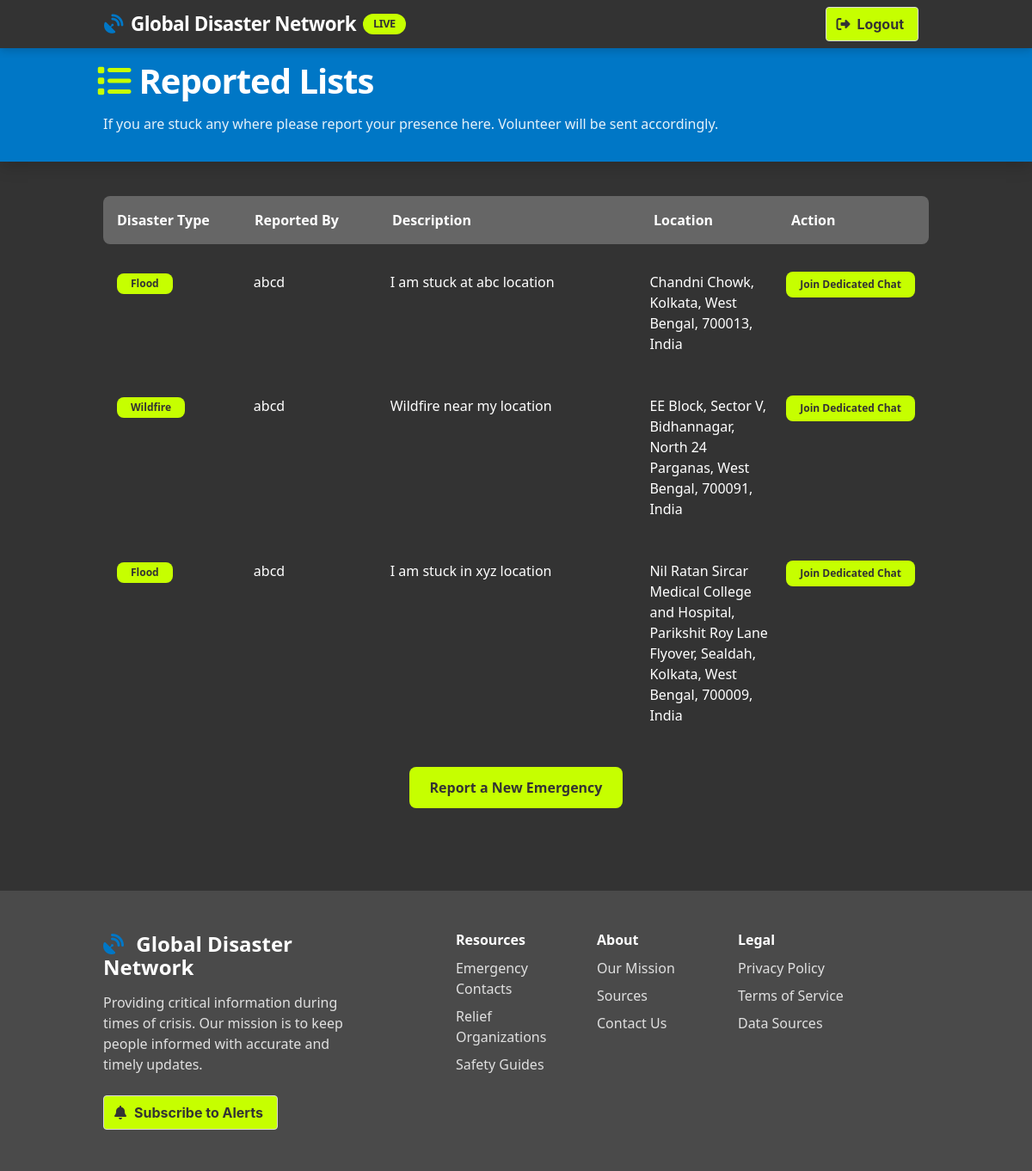
The page /community/report-list/ (signed in) on the database as committed earlier.
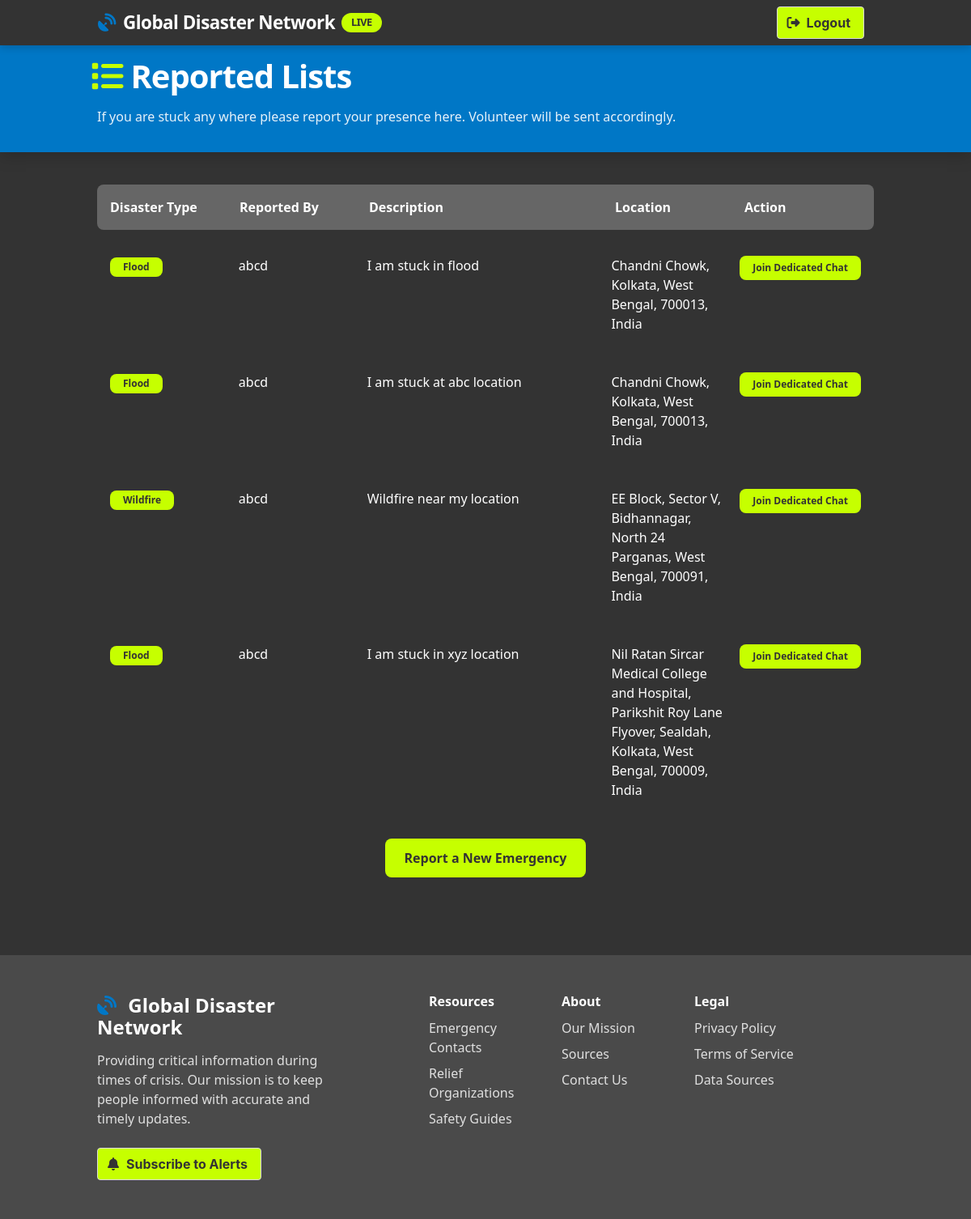
The same page on the database as committed later.
### community/models.py (models this page shows, shortened)
class EmergencyReport(models.Model):
    DISASTER_TYPES = (
        ('flood', 'Flood'),
        ('wildfire', 'Wildfire'),
        ('storm', 'Storm'),
        ('earthquake', 'Earthquake'),
        ('volcanic_eruption', 'Volcanic Eruption'),
        ('drought', 'Drought'),
    )
    user = models.ForeignKey(User, on_delete=models.CASCADE)
    disaster_type = models.CharField(max_length=50, choices=DISASTER_TYPES)
    description = models.TextField()
    location = models.CharField(max_length=255, null=True, blank=True)  # Manually entered location
    latitude = models.FloatField(null=True, blank=True)  # Live location latitude
    longitude = models.FloatField(null=True, blank=True)  # Live location longitude
    reported_at = models.DateTimeField(default=timezone.now)
    is_active = models.BooleanField(default=True)

### community/views.py (the view)
# urls.py: path('report-list/', views.report_list, name='report_list'),
@login_required
def report_list(request):
    time_threshold = timezone.now() - timedelta(hours=24)
    active_reports = EmergencyReport.objects.filter(
        reported_at__gte=time_threshold,
        is_active=True
    ).order_by('-reported_at')
    return render(request, 'community/report_list.html', {
        'active_reports': active_reports
    })

### community/templates/community/report_list.html (shortened to what this page needs)
{% extends 'community/base.html' %}
{% block content %}
<section class="dashboard-header">
  <div class="container">
    <h1 class="dashboard-title">
      <span class="icon mr-2" style="color: var(--lime);">
        <i class="fas fa-list"></i>
      </span>
      Reported Lists
    </h1>
    <p class="dashboard-subtitle">If you are stuck any where please report your presence here. Volunteer will be sent accordingly.</p>
  </div>
</section>
<section class="section" style="margin-top: -2.5rem;">
  <div class="container">
    <div class="active-reports">
      <div class="report-table-header" style="display: grid; grid-template-columns: 1fr 1fr 2fr 1fr 1fr; gap: 1rem; padding: 1rem; background-color: var(--dark-lighter); border-radius: 8px; margin-bottom: 1rem; color: var(--white);">
        <div><strong style="color: var(--white);">Disaster Type</strong></div>
        <div><strong style="color: var(--white);">Reported By</strong></div>
        <div><strong style="color: var(--white);">Description</strong></div>
        <div><strong style="color: var(--white);">Location</strong></div>
        <div><strong style="color: var(--white);">Action</strong></div>
      </div>
      <div class="report-table-body">
        {% if active_reports %}
          {% for report in active_reports %}
        <div class="report-row" style="display: grid; grid-template-columns: 1fr 1fr 2fr 1fr 1fr; gap: 1rem; padding: 1rem; {% if forloop.zero %}background-color: var(--dark-lighter);{% endif %} border-radius: 8px; margin-bottom: 1rem; transition: transform 0.3s ease, box-shadow 0.3s ease;">
          <div>
            <span class="tag" style="background-color: var(--lime); color: var(--dark); padding: 0.5rem 1rem; border-radius: 8px; font-weight: bold;">
          {{ report.disaster_type|title }}
            </span>
          </div>
          <div>
            {{ report.user.username }}
          </div>
          <div>
            {{ report.description }}
          </div>
          <div>
            {% if report.location %}
          {{ report.location }}
            {% else %}
          Not provided
            {% endif %}
          </div>
              <div style="text-align: center;">
                <a href="{% url 'disaster_chat' report.id %}" class="button is-lime is-small" style="background-color: var(--lime); color: var(--dark); border: none; border-radius: 8px; padding: 0.5rem 1rem; font-weight: bold; transition: transform 0.3s ease, background-color 0.3s ease;">
                  Join Dedicated Chat
                </a>
              </div>
            </div>
          {% endfor %}
        {% else %}
          <p class="has-text-white">No active emergency reports.</p>
        {% endif %}
      </div>
    </div>
    <div class="button-container" style="display: flex; justify-content: center; gap: 1rem; margin-top: 2rem;">
      <a href="{% url 'emergency_report' %}" class="report-new-button" style="background-color: var(--lime); color: var(--dark); font-weight: bold; border: none; border-radius: 8px; padding: 0.75rem 1.5rem; transition: transform 0.3s ease, background-color 0.3s ease;">
      Report a New Emergency
      </a>
    </div>
  </div>
</section>
{% endblock content %}

### community/templates/community/base.html (shortened to what this page needs)
<!DOCTYPE html>
<html lang="en">
<head>
  <link rel="stylesheet" href="https://cdnjs.cloudflare.com/ajax/libs/bulma/0.9.4/css/bulma.min.css">
  <link rel="stylesheet" href="https://cdnjs.cloudflare.com/ajax/libs/font-awesome/6.4.0/css/all.min.css">
</head>
<body>
  <nav class="navbar is-fixed-top" role="navigation" aria-label="main navigation">
    <div class="container">
      <div class="navbar-brand">
        <a class="navbar-item" href="{% url 'home' %}">
          <span class="icon mr-2" style="color: var(--blue);">
        <i class="fas fa-satellite-dish"></i>
          </span>
          Global Disaster Network
          <span class="alert-badge">LIVE</span>
        </a>
      </div>
      <div class="navbar-end">
        <div class="navbar-item">
          <form method="POST" action="{% url 'logout' %}">
            <button class="button is-lime" type="submit">
              <span class="icon"><i class="fas fa-sign-out-alt"></i></span>
              <span>Logout</span>
            </button>
          </form>
        </div>
      </div>
    </div>
  </nav>
  {% block content %}
  {% endblock content %}
  <footer class="footer">
    <div class="container">
      <div class="columns">
        <div class="column is-4">
          <h3 class="title is-4 has-text-weight-bold mb-4" style="color: var(--white);">
            <span class="icon mr-2" style="color: var(--blue);">
              <i class="fas fa-satellite-dish"></i>
            </span>
            Global Disaster Network
          </h3>
          <p class="mb-3">Providing critical information during times of crisis. Our mission is to keep people informed with accurate and timely updates.</p>
          <button class="button is-lime mt-3">
            <span class="icon"><i class="fas fa-bell"></i></span>
            <span>Subscribe to Alerts</span>
          </button>
        </div>
        <div class="column is-2 is-offset-1">
          <h4 class="title is-6 has-text-weight-bold mb-3">Resources</h4>
          <ul>
            <li class="mb-2"><a href="#">Emergency Contacts</a></li>
            <li class="mb-2"><a href="#">Relief Organizations</a></li>
            <li class="mb-2"><a href="#">Safety Guides</a></li>
          </ul>
        </div>
        <div class="column is-2">
          <h4 class="title is-6 has-text-weight-bold mb-3">About</h4>
          <ul>
            <li class="mb-2"><a href="#">Our Mission</a></li>
            <li class="mb-2"><a href="#">Sources</a></li>
            <li class="mb-2"><a href="#">Contact Us</a></li>
          </ul>
        </div>
        <div class="column is-2">
          <h4 class="title is-6 has-text-weight-bold mb-3">Legal</h4>
          <ul>
            <li class="mb-2"><a href="#">Privacy Policy</a></li>
            <li class="mb-2"><a href="#">Terms of Service</a></li>
            <li class="mb-2"><a href="#">Data Sources</a></li>
          </ul>
        </div>
      </div>
    </div>
  </footer>
</body>
</html>

### community/templates/community/base.html (style rules this page uses)
:root { --blue: #0077C6; --blue-dark: #005d9c; --blue-light: #3a99de; --dark: #333333; --dark-light: #4a4a4a; --dark-lighter: #666666; --lime: #C6FF00; --lime-dark: #a2cc00; --white: #ffffff; --gray-light: #e0e0e0; }
body { background-color: var(--dark); color: var(--white); min-height: 100vh; font-family: 'Poppins', 'Segoe UI', Tahoma, Geneva, Verdana, sans-serif; }
.navbar { background-color: var(--dark); box-shadow: 0 2px 10px rgba(0, 0, 0, 0.2); }
.navbar-brand .navbar-item { font-weight: 700; font-size: 1.4rem; color: var(--white); letter-spacing: -0.5px; }
.alert-badge { background-color: var(--lime); color: var(--dark); border-radius: 12px; padding: 2px 12px; font-size: 0.8rem; margin-left: 8px; font-weight: bold; animation: pulse 2s infinite; }
.dashboard-header { background: var(--blue); padding: 4rem 1.5rem 2rem; margin-bottom: 2rem; box-shadow: 0 4px 20px rgba(0, 0, 0, 0.2); }
.dashboard-title { color: white; font-weight: 800; letter-spacing: -1px; margin-bottom: 0.5rem; font-size: 2.5rem; }
.dashboard-subtitle { color: rgba(255, 255, 255, 0.9); font-weight: 400; max-width: 800px; }
.footer { background-color: var(--dark-light); color: var(--gray-light); padding: 3rem 1.5rem; margin-top: 3rem; }
.footer a { color: var(--gray-light); transition: color 0.2s ease; }
.footer h4 { color: var(--white) !important; }
.button.is-lime { background-color: var(--lime); color: var(--dark); font-weight: bold; }

Rows that differ between the two databases and show on the page:
added EmergencyReport: disaster_type "Flood", user.username "abcd", description "I am stuck in flood", location "Chandni Chowk, Kolkata, West Bengal, 700013, India"
